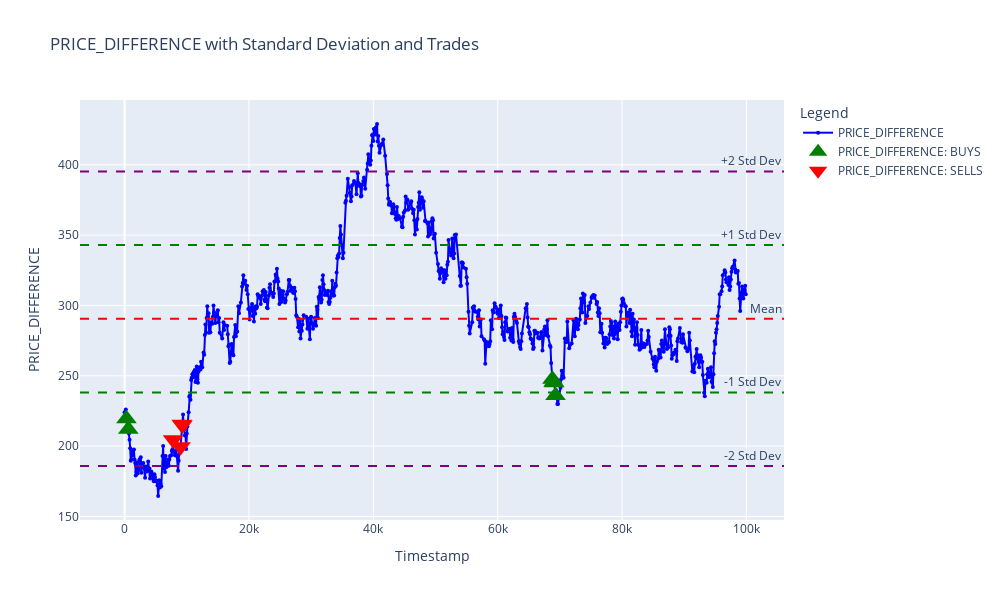
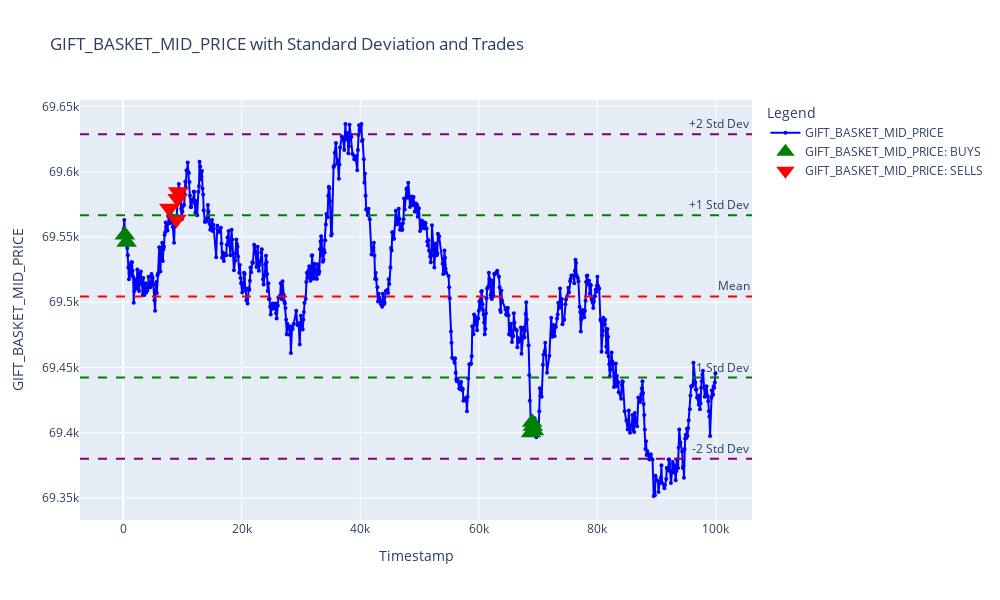

These figures' notebook cell, in order:
### Markdown cell above
# GIFT BASKET

### Code cell
import plotly.graph_objects as go

for pin in ["price_difference", "gift_basket_mid_price"]:
    # Plot for the price difference, standard deviation, and trades
    fig_diff = go.Figure()

    # Add the line plot for price difference on the primary y-axis
    fig_diff.add_trace(
        go.Scatter(
            x=merged_df["timestamp"],
            y=merged_df[f"{pin}"],
            mode="lines+markers",
            name=f"{pin.upper()}",
            line=dict(color="blue"),
            marker=dict(symbol="circle", size=4),
        )
    )

    # Standard deviation areas
    mean_difference = merged_df[f"{pin}"].mean()
    std_deviation = merged_df[f"{pin}"].std()

    fig_diff.add_hline(
        y=mean_difference, line_dash="dash", line_color="red", annotation_text="Mean"
    )
    fig_diff.add_hline(
        y=mean_difference + std_deviation,
        line_dash="dash",
        line_color="green",
        annotation_text="+1 Std Dev",
    )
    fig_diff.add_hline(
        y=mean_difference - std_deviation,
        line_dash="dash",
        line_color="green",
        annotation_text="-1 Std Dev",
    )
    fig_diff.add_hline(
        y=mean_difference + 2 * std_deviation,
        line_dash="dash",
        line_color="purple",
        annotation_text="+2 Std Dev",
    )
    fig_diff.add_hline(
        y=mean_difference - 2 * std_deviation,
        line_dash="dash",
        line_color="purple",
        annotation_text="-2 Std Dev",
    )

    # Trades for Gift Basket
    trades = merged_df[merged_df["GIFT_BASKET_trades_made"] != 0]
    buys = trades[trades["GIFT_BASKET_trades_made"] > 0]
    sells = trades[trades["GIFT_BASKET_trades_made"] < 0]

    # Buys and Sells on the primary y-axis
    fig_diff.add_trace(
        go.Scatter(
            x=buys["timestamp"],
            y=buys[f"{pin}"],
            mode="markers",
            name=f"{pin.upper()}: BUYS",
            marker=dict(symbol="triangle-up", size=18, color="green"),
            text=[f"QTY:{qty}" for qty in buys["GIFT_BASKET_trades_made"]],
            hoverinfo="text+x+y",
        )
    )
    fig_diff.add_trace(
        go.Scatter(
            x=sells["timestamp"],
            y=sells[f"{pin}"],
            mode="markers",
            name=f"{pin.upper():}: SELLS",
            marker=dict(symbol="triangle-down", size=18, color="red"),
            text=[f"QTY:{qty}" for qty in sells["GIFT_BASKET_trades_made"]],
            hoverinfo="text+x+y",
        )
    )

    fig_diff.update_layout(
        title=f"{pin.upper()} with Standard Deviation and Trades",
        xaxis_title="Timestamp",
        yaxis_title=f"{pin.upper()}",
        legend_title="Legend",
        height=600,
        width=1000,
    )

    fig_diff.show()

### Figure 1 — Plotly figure (JSON) as saved in the notebook; plotly's stock layout.template omitted (floating-point values rounded to 4 significant figures; data arrays with more than 128 entries replaced by an {"elided": "..."} marker saying what was removed)
{"data": [{"line": {"color": "blue"}, "marker": {"size": 4, "symbol": "circle"}, "mode": "lines+markers", "name": "PRICE_DIFFERENCE", "type": "scatter", "x": {"elided": "771 int values"}, "y": {"elided": "771 float values"}}, {"hoverinfo": "text+x+y", "marker": {"color": "green", "size": 18, "symbol": "triangle-up"}, "mode": "markers", "name": "PRICE_DIFFERENCE: BUYS", "text": ["QTY:41", "QTY:19", "QTY:33", "QTY:40", "QTY:37", "QTY:10"], "type": "scatter", "x": [300, 600, 68800, 69000, 69100, 69300], "y": [219.5, 212, 247.5, 245.5, 245, 236]}, {"hoverinfo": "text+x+y", "marker": {"color": "red", "size": 18, "symbol": "triangle-down"}, "mode": "markers", "name": "PRICE_DIFFERENCE: SELLS", "text": ["QTY:-33", "QTY:-33", "QTY:-33", "QTY:-21"], "type": "scatter", "x": [7800, 9000, 9200, 9300], "y": [204.5, 199.5, 215.5, 215]}], "layout": {"annotations": [{"showarrow": false, "text": "Mean", "x": 1, "xanchor": "right", "xref": "x domain", "y": 290.5, "yanchor": "bottom", "yref": "y"}, {"showarrow": false, "text": "+1 Std Dev", "x": 1, "xanchor": "right", "xref": "x domain", "y": 342.9, "yanchor": "bottom", "yref": "y"}, {"showarrow": false, "text": "-1 Std Dev", "x": 1, "xanchor": "right", "xref": "x domain", "y": 238.1, "yanchor": "bottom", "yref": "y"}, {"showarrow": false, "text": "+2 Std Dev", "x": 1, "xanchor": "right", "xref": "x domain", "y": 395.3, "yanchor": "bottom", "yref": "y"}, {"showarrow": false, "text": "-2 Std Dev", "x": 1, "xanchor": "right", "xref": "x domain", "y": 185.7, "yanchor": "bottom", "yref": "y"}], "height": 600, "legend": {"title": {"text": "Legend"}}, "shapes": [{"line": {"color": "red", "dash": "dash"}, "type": "line", "x0": 0, "x1": 1, "xref": "x domain", "y0": 290.5, "y1": 290.5, "yref": "y"}, {"line": {"color": "green", "dash": "dash"}, "type": "line", "x0": 0, "x1": 1, "xref": "x domain", "y0": 342.9, "y1": 342.9, "yref": "y"}, {"line": {"color": "green", "dash": "dash"}, "type": "line", "x0": 0, "x1": 1, "xref": "x domain", "y0": 238.1, "y1": 238.1, "yref": "y"}, {"line": {"color": "purple", "dash": "dash"}, "type": "line", "x0": 0, "x1": 1, "xref": "x domain", "y0": 395.3, "y1": 395.3, "yref": "y"}, {"line": {"color": "purple", "dash": "dash"}, "type": "line", "x0": 0, "x1": 1, "xref": "x domain", "y0": 185.7, "y1": 185.7, "yref": "y"}], "title": {"text": "PRICE_DIFFERENCE with Standard Deviation and Trades"}, "width": 1000, "xaxis": {"title": {"text": "Timestamp"}}, "yaxis": {"title": {"text": "PRICE_DIFFERENCE"}}}}

### Figure 2 — Plotly figure (JSON) as saved in the notebook; plotly's stock layout.template omitted (floating-point values rounded to 4 significant figures; data arrays with more than 128 entries replaced by an {"elided": "..."} marker saying what was removed)
{"data": [{"line": {"color": "blue"}, "marker": {"size": 4, "symbol": "circle"}, "mode": "lines+markers", "name": "GIFT_BASKET_MID_PRICE", "type": "scatter", "x": {"elided": "771 int values"}, "y": {"elided": "771 float values"}}, {"hoverinfo": "text+x+y", "marker": {"color": "green", "size": 18, "symbol": "triangle-up"}, "mode": "markers", "name": "GIFT_BASKET_MID_PRICE: BUYS", "text": ["QTY:41", "QTY:19", "QTY:33", "QTY:40", "QTY:37", "QTY:10"], "type": "scatter", "x": [300, 600, 68800, 69000, 69100, 69300], "y": [69550.0, 69546, 69400, 69408, 69405, 69400.0]}, {"hoverinfo": "text+x+y", "marker": {"color": "red", "size": 18, "symbol": "triangle-down"}, "mode": "markers", "name": "GIFT_BASKET_MID_PRICE: SELLS", "text": ["QTY:-33", "QTY:-33", "QTY:-33", "QTY:-21"], "type": "scatter", "x": [7800, 9000, 9200, 9300], "y": [69572, 69560.0, 69580.0, 69580.0]}], "layout": {"annotations": [{"showarrow": false, "text": "Mean", "x": 1, "xanchor": "right", "xref": "x domain", "y": 69500.0, "yanchor": "bottom", "yref": "y"}, {"showarrow": false, "text": "+1 Std Dev", "x": 1, "xanchor": "right", "xref": "x domain", "y": 69570.0, "yanchor": "bottom", "yref": "y"}, {"showarrow": false, "text": "-1 Std Dev", "x": 1, "xanchor": "right", "xref": "x domain", "y": 69440.0, "yanchor": "bottom", "yref": "y"}, {"showarrow": false, "text": "+2 Std Dev", "x": 1, "xanchor": "right", "xref": "x domain", "y": 69630.0, "yanchor": "bottom", "yref": "y"}, {"showarrow": false, "text": "-2 Std Dev", "x": 1, "xanchor": "right", "xref": "x domain", "y": 69380.0, "yanchor": "bottom", "yref": "y"}], "height": 600, "legend": {"title": {"text": "Legend"}}, "shapes": [{"line": {"color": "red", "dash": "dash"}, "type": "line", "x0": 0, "x1": 1, "xref": "x domain", "y0": 69500.0, "y1": 69500.0, "yref": "y"}, {"line": {"color": "green", "dash": "dash"}, "type": "line", "x0": 0, "x1": 1, "xref": "x domain", "y0": 69570.0, "y1": 69570.0, "yref": "y"}, {"line": {"color": "green", "dash": "dash"}, "type": "line", "x0": 0, "x1": 1, "xref": "x domain", "y0": 69440.0, "y1": 69440.0, "yref": "y"}, {"line": {"color": "purple", "dash": "dash"}, "type": "line", "x0": 0, "x1": 1, "xref": "x domain", "y0": 69630.0, "y1": 69630.0, "yref": "y"}, {"line": {"color": "purple", "dash": "dash"}, "type": "line", "x0": 0, "x1": 1, "xref": "x domain", "y0": 69380.0, "y1": 69380.0, "yref": "y"}], "title": {"text": "GIFT_BASKET_MID_PRICE with Standard Deviation and Trades"}, "width": 1000, "xaxis": {"title": {"text": "Timestamp"}}, "yaxis": {"title": {"text": "GIFT_BASKET_MID_PRICE"}}}}
